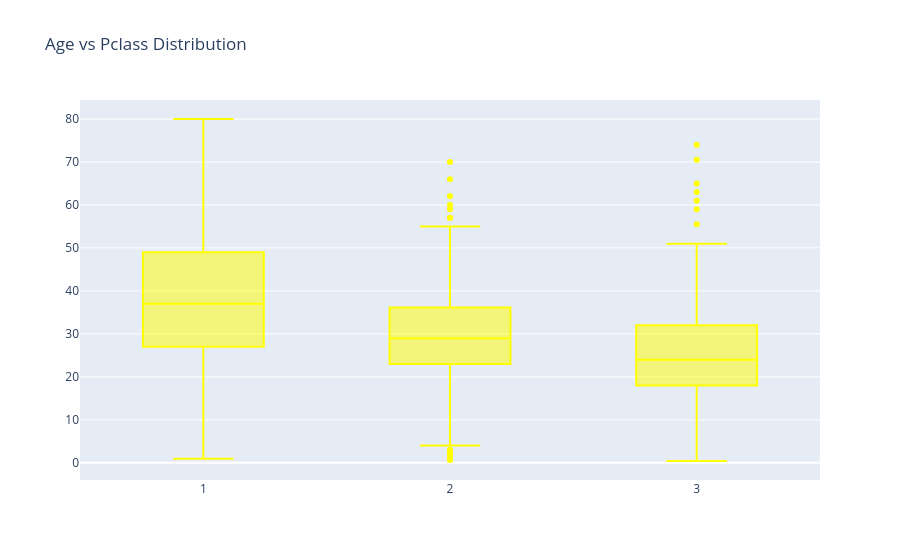

Notebook source saved alongside this figure:
### Code cell
#Box plot and Scatter Plot
trace = go.Box(x=data['Pclass'],
               y=data['Age'],
               marker={'color':'yellow'})
layout = go.Layout(title="Age vs Pclass Distribution")
fig = go.Figure(data=trace,layout = layout)
fig.show()

### Figure 1 — Plotly figure (JSON) as saved in the notebook; plotly's stock layout.template omitted (floating-point values rounded to 4 significant figures; data arrays with more than 128 entries replaced by an {"elided": "..."} marker saying what was removed)
{"data": [{"marker": {"color": "yellow"}, "type": "box", "x": {"elided": "891 int values"}, "y": {"elided": "891 float values"}}], "layout": {"title": {"text": "Age vs Pclass Distribution"}}}
